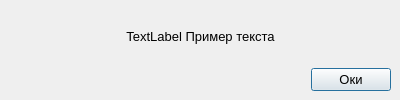
<?xml version="1.0" encoding="UTF-8"?>
<ui version="4.0">
 <class>SuccessDialog</class>
 <widget class="QDialog" name="SuccessDialog">
  <property name="geometry">
   <rect>
    <x>0</x>
    <y>0</y>
    <width>400</width>
    <height>100</height>
   </rect>
  </property>
  <property name="minimumSize">
   <size>
    <width>400</width>
    <height>100</height>
   </size>
  </property>
  <property name="maximumSize">
   <size>
    <width>400</width>
    <height>100</height>
   </size>
  </property>
  <property name="font">
   <font>
    <pointsize>10</pointsize>
   </font>
  </property>
  <property name="windowTitle">
   <string>Dialog</string>
  </property>
  <widget class="QWidget" name="gridLayoutWidget">
   <property name="geometry">
    <rect>
     <x>10</x>
     <y>10</y>
     <width>381</width>
     <height>81</height>
    </rect>
   </property>
   <layout class="QGridLayout" name="gridLayout">
    <item row="1" column="0">
     <spacer name="horizontalSpacer">
      <property name="orientation">
       <enum>Qt::Horizontal</enum>
      </property>
      <property name="sizeHint" stdset="0">
       <size>
        <width>40</width>
        <height>20</height>
       </size>
      </property>
     </spacer>
    </item>
    <item row="1" column="1">
     <widget class="QPushButton" name="pushButton">
      <property name="text">
       <string>Оки</string>
      </property>
     </widget>
    </item>
    <item row="0" column="0" colspan="2">
     <widget class="QLabel" name="SUCCESSED">
      <property name="text">
       <string>TextLabel Пример текста</string>
      </property>
      <property name="alignment">
       <set>Qt::AlignCenter</set>
      </property>
     </widget>
    </item>
   </layout>
  </widget>
 </widget>
 <resources/>
 <connections/>
</ui>
